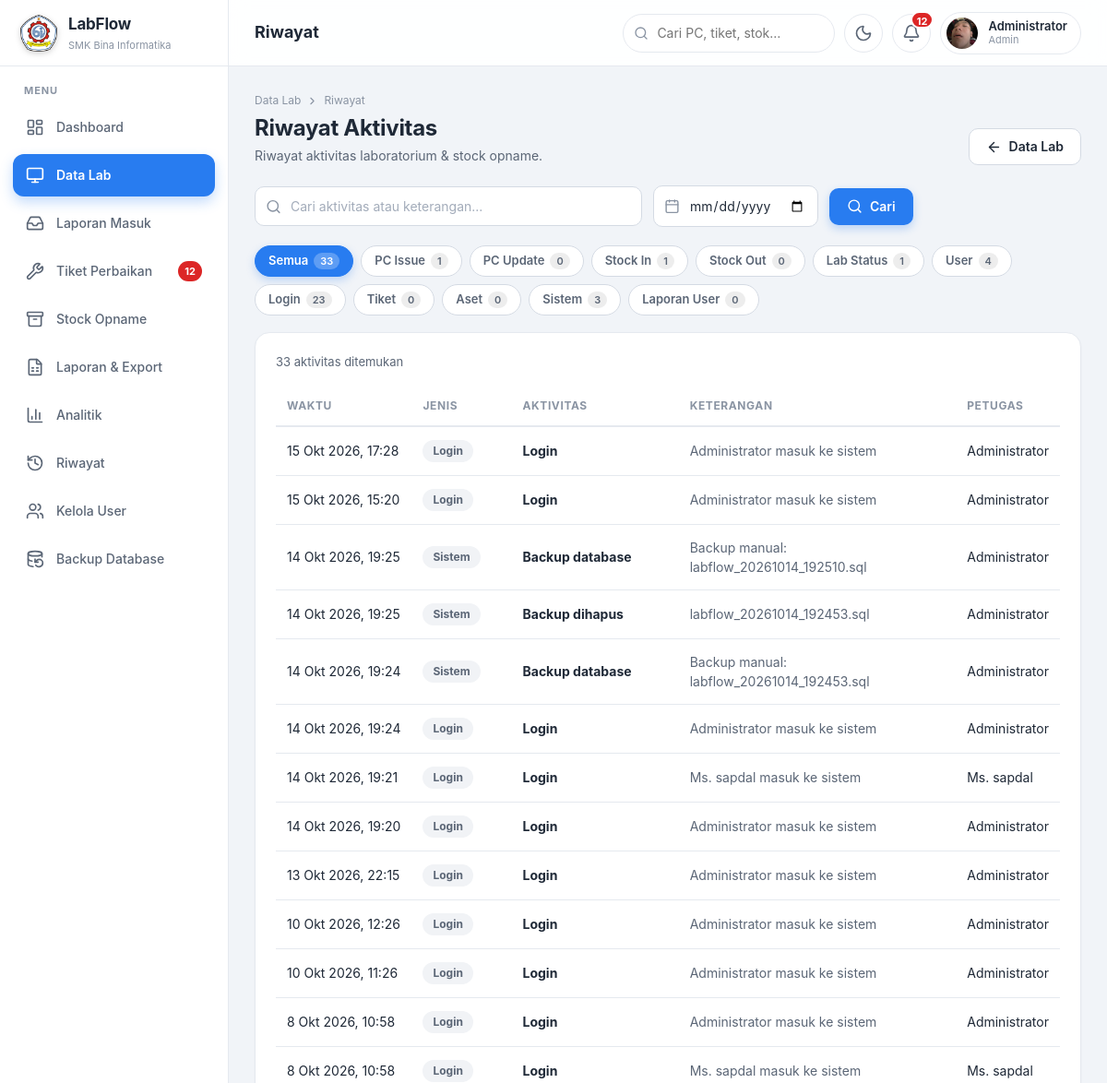
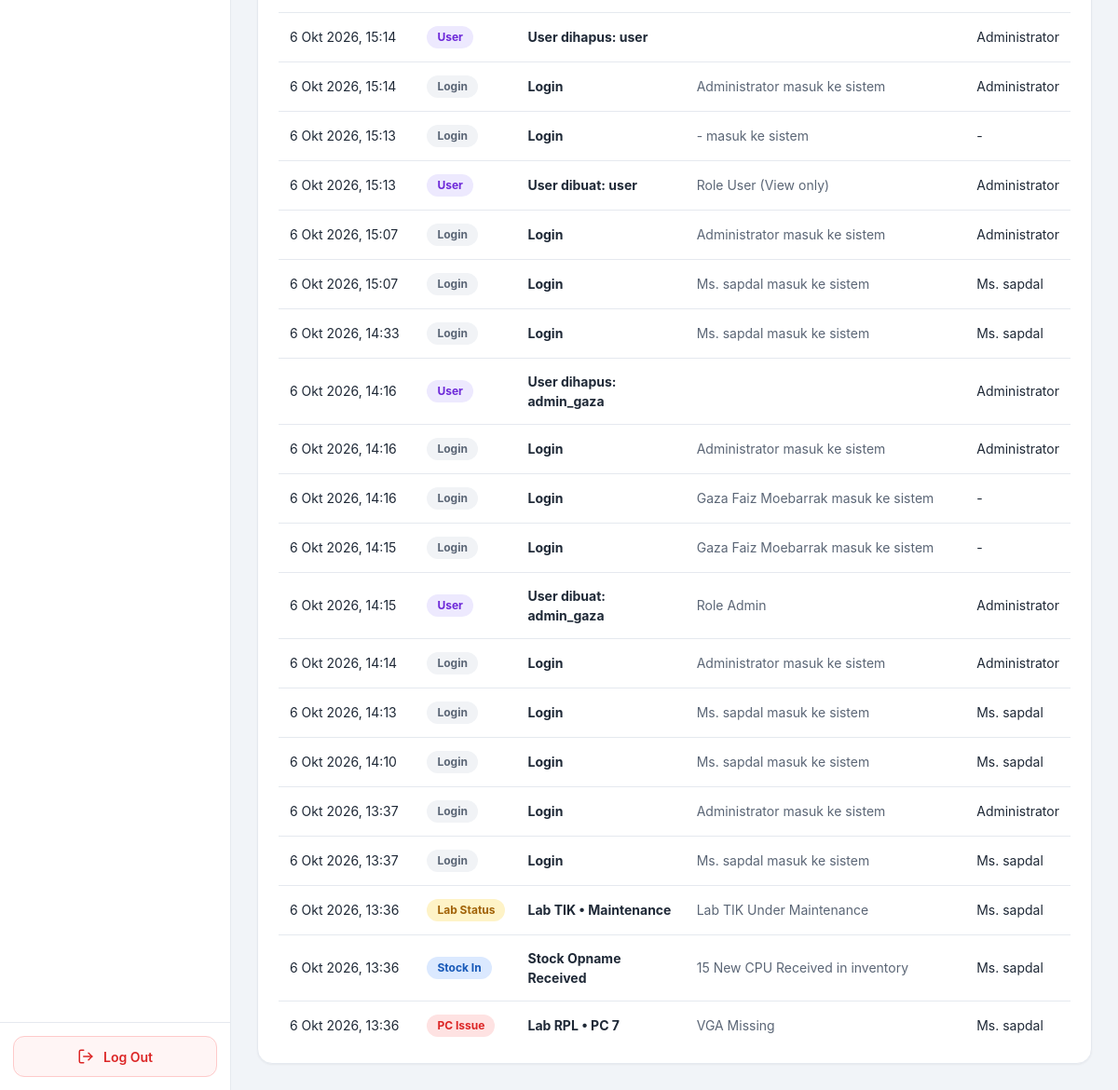
The app's page /history.php (signed in) with its own data (2 pictures, top to bottom).
### tables this page shows
CREATE TABLE `activity_logs` (
  `id` int UNSIGNED NOT NULL,
  `type` enum('pc_issue','pc_update','stock_in','lab_status','login','user_mgmt','stock_out','ticket','asset','system','user_report') NOT NULL,
  `title` varchar(150) NOT NULL,
  `description` varchar(255) DEFAULT NULL,
  `laboratory_id` int UNSIGNED DEFAULT NULL,
  `pc_id` int UNSIGNED DEFAULT NULL,
  `user_id` int UNSIGNED DEFAULT NULL,
  `created_at` datetime NOT NULL DEFAULT CURRENT_TIMESTAMP
);

CREATE TABLE `users` (
  `id` int UNSIGNED NOT NULL,
  `username` varchar(50) NOT NULL,
  `password_hash` varchar(255) NOT NULL,
  `full_name` varchar(100) NOT NULL,
  `role` enum('admin','coordinator','user') NOT NULL DEFAULT 'user',
  `is_active` tinyint(1) NOT NULL DEFAULT '1',
  `avatar` varchar(100) DEFAULT NULL,
  `created_by` int UNSIGNED DEFAULT NULL,
  `last_login` datetime DEFAULT NULL,
  `created_at` timestamp NOT NULL DEFAULT CURRENT_TIMESTAMP
);

### config/auth.php (called while the page is built, shortened)
<?php
require_once __DIR__ . '/koneksi.php';
function e($v): string
{
    return htmlspecialchars((string)$v, ENT_QUOTES, 'UTF-8');
}
function can_edit(): bool
{
    return in_array($_SESSION['role'] ?? '', ['admin', 'coordinator'], true);
}
function role_label(string $r): string
{
    return ['admin' => 'Admin', 'coordinator' => 'Koordinator Lab'][$r] ?? 'User (Lihat & Lapor)';
}
function current_user_name(): string
{
    return $_SESSION['full_name'] ?? 'Guest';
}
function avatar_url(?string $file, string $prefix = ''): ?string
{
    return ($file && preg_match('/^u\d+_[a-f0-9]+\.(jpg|png|webp|gif)$/', $file)) ? $prefix . 'uploads/avatars/' . $file : null;
}

### config/koneksi.php (called while the page is built, shortened)
<?php
function db(): PDO
{
    static $pdo = null;
    if ($pdo === null) {
        $pdo = new PDO(
            'mysql:host=' . DB_HOST . ';dbname=' . DB_NAME . ';charset=utf8mb4',
            DB_USER,
            DB_PASS,
            [
                PDO::MYSQL_ATTR_INIT_COMMAND => "SET NAMES utf8mb4 COLLATE utf8mb4_unicode_ci, time_zone = '" . (new DateTime('now', new DateTimeZone(APP_TZ)))->format('P') . "'",
                PDO::ATTR_ERRMODE            => PDO::ERRMODE_EXCEPTION,
                PDO::ATTR_DEFAULT_FETCH_MODE => PDO::FETCH_ASSOC,
                PDO::ATTR_EMULATE_PREPARES   => false,
            ]
        );
    }
    return $pdo;
}

### history.php (the view, shortened to what this page needs)
<?php
require_once __DIR__ . '/config/layout.php';
$types = [
    'pc_issue'   => 'PC Issue',
    'pc_update'  => 'PC Update',
    'stock_in'   => 'Stock In',
    'stock_out'  => 'Stock Out',
    'lab_status' => 'Lab Status',
    'user_mgmt'  => 'User',
    'login'      => 'Login',
    'ticket'     => 'Tiket',
    'asset'      => 'Aset',
    'system'     => 'Sistem',
    'user_report' => 'Laporan User',
];
$type = isset($types[$_GET['type'] ?? '']) ? $_GET['type'] : 'all';
$q    = trim($_GET['q'] ?? '');
$date = preg_match('/^\d{4}-\d{2}-\d{2}$/', $_GET['date'] ?? '') ? $_GET['date'] : '';
$sql  = 'SELECT a.*, u.full_name FROM activity_logs a LEFT JOIN users u ON u.id = a.user_id WHERE 1=1';
$args = [];
$sql .= ' ORDER BY a.created_at DESC, a.id DESC LIMIT 200';
$s = db()->prepare($sql);
$s->execute($args);
$rows = $s->fetchAll();
$counts = db()->query('SELECT type, COUNT(*) AS n FROM activity_logs GROUP BY type')->fetchAll(PDO::FETCH_KEY_PAIR);
$total  = array_sum($counts);
function hist_url(array $over): string
{
    global $type, $q, $date;
    $p = array_merge(['type' => $type === 'all' ? '' : $type, 'q' => $q, 'date' => $date], $over);
    $p = array_filter($p, fn($v) => $v !== '' && $v !== null);
    return 'history.php' . ($p ? '?' . http_build_query($p) : '');
}
ui_open('Riwayat', 'lab', '', ['history.css'], '<h1>Riwayat</h1>');
?>
            <div class="page-head">
                <div>
                    <div class="crumbs"><a href="data_lab.php">Data Lab</a><i data-lucide="chevron-right"></i><span>Riwayat</span></div>
                    <h1>Riwayat Aktivitas</h1>
                    <p>Riwayat aktivitas laboratorium &amp; stock opname.</p>
                </div>
                <div class="actions">
                    <a class="btn btn-secondary" href="data_lab.php"><i data-lucide="arrow-left"></i> Data Lab</a>
                </div>
            </div>
            <form class="toolbar" method="get" action="history.php">
                <div class="input-icon search">
                    <input type="search" class="input" name="q" value="<?= e($q) ?>" placeholder="Cari aktivitas atau keterangan..." autocomplete="off">
                </div>
                <div class="input-icon">
                    <input type="date" class="input" name="date" value="<?= e($date) ?>" onchange="this.form.submit()" aria-label="Filter tanggal" style="min-width:170px">
                </div>
                <button type="submit" class="btn btn-primary"><i data-lucide="search"></i> Cari</button>
            </form>
            <div class="chips hist-chips" role="group" aria-label="Filter jenis aktivitas">
                <a class="chip<?= $type === 'all' ? ' active' : '' ?>" href="<?= e(hist_url(['type' => ''])) ?>">Semua <span class="n"><?= (int)$total ?></span></a>
                <?php foreach ($types as $k => $label): ?>
                <a class="chip<?= $type === $k ? ' active' : '' ?>" href="<?= e(hist_url(['type' => $k])) ?>"><?= e($label) ?> <span class="n"><?= (int)($counts[$k] ?? 0) ?></span></a>
                <?php endforeach; ?>
            </div>
            <div class="card history-card">
                <div class="result-info">
                    <?= count($rows) ?> aktivitas ditemukan<?= $date ? ' pada <strong>' . e(ui_date($date)) . '</strong>' : '' ?><?= count($rows) >= 200 ? ' (menampilkan 200 terbaru)' : '' ?>
                </div>
                <div class="table-wrap">
                    <table class="table history-table">
                        <thead><tr><th>Waktu</th><th>Jenis</th><th>Aktivitas</th><th>Keterangan</th><th>Petugas</th></tr></thead>
                        <tbody>
                        <?php foreach ($rows as $r): ?>
                            <tr>
                                <td class="nowrap"><?= e(ui_date($r['created_at'], true)) ?></td>
                                <td><span class="tag tag-<?= e($r['type']) ?>"><?= e($types[$r['type']] ?? $r['type']) ?></span></td>
                                <td><strong><?= e($r['title']) ?></strong></td>
                                <td class="soft"><?= e($r['description']) ?></td>
                                <td class="nowrap"><?= e($r['full_name'] ?? '-') ?></td>
                            </tr>
                        <?php endforeach; ?>
                        </tbody>
                    </table>
                </div>
            </div>
<?php
ui_end_content();
ui_scripts('');

### config/layout.php (shortened to what this page needs)
<?php
require_once __DIR__ . '/auth.php';
function ui_asset(string $path, string $base = ''): string
{
    $file = dirname(__DIR__) . '/assets/' . $path;
    return e($base . 'assets/' . $path . '?v=' . (@filemtime($file) ?: 1));
}
function ui_alerts(): array
{
    static $a = null;
    if ($a === null) {
        $a = ['pc_issue' => 0, 'tickets_open' => 0, 'stock_low' => 0, 'reports_new' => 0, 'reports_unseen' => 0];
        try {
            $r = db()->query('SELECT pc_issue, tickets_open, stock_low FROM v_dashboard_stats')->fetch();
            if ($r) {
                $a = array_merge($a, array_map('intval', $r));
            }
        } catch (Throwable $e) {
        }
        try {
            if (can_edit()) {
                $a['reports_new'] = (int)db()->query("SELECT COUNT(*) FROM user_reports WHERE status = 'new'")->fetchColumn();
            } elseif (can_report()) {
                $q = db()->prepare('SELECT COUNT(*) FROM user_reports WHERE reported_by = ? AND reporter_seen = 0');
                $q->execute([$_SESSION['user_id'] ?? 0]);
                $a['reports_unseen'] = (int)$q->fetchColumn();
            }
        } catch (Throwable $e) {
        }
    }
    return $a;
}
function ui_avatar(string $base = ''): string
{
    $u = avatar_url($_SESSION['avatar'] ?? null, $base);
    if ($u) {
        return '<img class="avatar-img" src="' . e($u) . '" alt="" width="34" height="34">';
    }
    $ch = function_exists('mb_substr') ? mb_substr(current_user_name(), 0, 1) : substr(current_user_name(), 0, 1);
    return '<span class="avatar-fallback">' . e(strtoupper($ch)) . '</span>';
}
function ui_logo(string $base = '', int $size = 40): string
{
    if (is_file(dirname(__DIR__) . '/logo-sekolah.png')) {
        return '<img src="' . e($base) . 'logo-sekolah.png" alt="Logo sekolah" style="width:' . $size . 'px;height:' . $size . 'px;object-fit:contain">';
    }
    return '<span class="brand-mark" style="width:' . $size . 'px;height:' . $size . 'px">'
         . '<svg viewBox="0 0 24 24" fill="none" stroke="#fff" stroke-width="2" stroke-linecap="round" stroke-linejoin="round">'
         . '<path d="M10 2v7.5L4.6 18.2A2 2 0 0 0 6.3 21h11.4a2 2 0 0 0 1.7-2.8L14 9.5V2"/><path d="M8.5 2h7"/><path d="M7 15h10"/></svg></span>';
}
function ui_open(string $title, string $active = '', string $base = '', array $css = [], string $left = ''): void
{
    $al     = ui_alerts();
    $bell   = $al['tickets_open'] + $al['stock_low'] + $al['reports_new'] + $al['reports_unseen'];
    $items  = [
        'dashboard' => ['dashboard.php',     'layout-dashboard', 'Dashboard'],
        'lab'       => ['data_lab.php',      'monitor',          'Data Lab'],
    ];
    if (can_edit()) {
        $items['laporan_masuk'] = ['laporan_masuk.php', 'inbox', 'Laporan Masuk'];
    }
    $items += [
        'tiket'     => ['tiket.php',         'wrench',           'Tiket Perbaikan'],
        'stock'     => ['stock_opname.php',  'archive',          'Stock Opname'],
        'laporan'   => ['laporan.php',       'file-spreadsheet', 'Laporan & Export'],
        'analitik'  => ['analitik.php',      'chart-column',     'Analitik'],
        'history'   => ['history.php',       'history',          'Riwayat'],
    ];
    if (is_admin()) {
        $items['users']  = ['users.php',  'users',          'Kelola User'];
        $items['backup'] = ['backup.php', 'database-backup', 'Backup Database'];
    }
    $badges = ['tiket' => $al['tickets_open'], 'stock' => $al['stock_low'],
               'laporan_masuk' => $al['reports_new'], 'laporan_saya' => $al['reports_unseen']];
    ?>
<!DOCTYPE html>
<html lang="id">
<head>
    <link rel="stylesheet" href="<?= ui_asset('css/base.css', $base) ?>">
<?php foreach ($css as $f): ?>
    <link rel="stylesheet" href="<?= ui_asset('css/' . $f, $base) ?>">
<?php endforeach; ?>
</head>
<body>
<div class="app">
    <aside class="sidebar" id="sidebar" aria-label="Menu utama">
        <a class="brand" href="<?= e($base) ?>dashboard.php" aria-label="LabFlow - ke Dashboard">
            <?= ui_logo($base, 40) ?>
            <span class="brand-text"><strong>LabFlow</strong><small>SMK Bina Informatika</small></span>
        </a>
        <nav class="sidebar-menu">
            <div class="menu-label">Menu</div>
<?php foreach ($items as $key => [$href, $icon, $label]): ?>
            <a href="<?= e($base . $href) ?>" class="menu-item<?= $active === $key ? ' active' : '' ?>"<?= $active === $key ? ' aria-current="page"' : '' ?>>
                <i data-lucide="<?= $icon ?>"></i><span><?= e($label) ?></span>
<?php if (!empty($badges[$key])): ?>                <em class="menu-badge"><?= (int)$badges[$key] > 99 ? '99+' : (int)$badges[$key] ?></em>
<?php endif; ?>
            </a>
<?php endforeach; ?>
        </nav>
        <div class="sidebar-bottom">
            <a href="<?= e($base) ?>logout.php" class="logout-btn"><i data-lucide="log-out"></i><span>Log Out</span></a>
        </div>
    </aside>
    <main class="main">
        <header class="topbar">
            <div class="topbar-left">
                <?= $left ?>
            </div>
            <div class="topbar-right">
                <form class="top-search" action="<?= e($base) ?>search.php" method="get" role="search">
                    <input type="search" name="q" placeholder="Cari PC, tiket, stok…" aria-label="Pencarian global" autocomplete="off" value="<?= e($_GET['q'] ?? '') ?>">
                </form>
                <button type="button" class="icon-circle theme-toggle" id="themeToggle" title="Ganti tema terang / gelap" aria-label="Ganti tema terang atau gelap"><i data-lucide="moon" class="moon"></i><i data-lucide="sun" class="sun"></i></button>
                <div class="notif" id="notif">
                    <button type="button" class="icon-circle bell-ring" id="notifBtn" aria-haspopup="true" aria-expanded="false"
                            title="<?= $bell + $al['pc_issue'] ? 'Ada hal yang perlu ditindaklanjuti' : 'Tidak ada peringatan' ?>" aria-label="Notifikasi">
                        <i data-lucide="bell"></i>
                        <?php if ($bell > 0): ?><span class="count"><?= $bell > 99 ? '99+' : $bell ?></span><?php endif; ?>
                    </button>
                </div>
                <a class="profile" href="<?= e($base) ?>profile.php" title="Profil &amp; ganti password">
                    <?= ui_avatar($base) ?>
                    <span class="profile-text">
                        <span class="profile-name"><?= e(current_user_name()) ?></span>
                        <span class="profile-role"><?= e(role_label($_SESSION['role'] ?? 'user')) ?></span>
                    </span>
                </a>
            </div>
        </header>
        <section class="content">
<?php
}
function ui_end_content(): void
{
    echo "        </section>\n    </main>\n</div>\n";
}
function ui_scripts(string $base = '', array $js = []): void
{
    echo "</body>\n</html>\n";
}
function ui_date($ts, bool $withTime = false): string
{
    $t = is_numeric($ts) ? (int)$ts : strtotime((string)$ts);
    $m = ['', 'Jan', 'Feb', 'Mar', 'Apr', 'Mei', 'Jun', 'Jul', 'Agu', 'Sep', 'Okt', 'Nov', 'Des'];
    $s = (int)date('j', $t) . ' ' . $m[(int)date('n', $t)] . ' ' . date('Y', $t);
    return $withTime ? $s . ', ' . date('H:i', $t) : $s;
}

### assets/css/history.css (style rules this page uses)
.hist-chips { margin-bottom: 18px; }
.hist-chips .chip { text-decoration: none; }
.history-card { padding: 8px 22px 14px; }
.result-info { padding: 14px 0 6px; font-size: 13px; color: var(--text-soft); }
.history-table td { font-size: 14px; }
.history-table .nowrap { white-space: nowrap; }
.history-table .soft { color: var(--text-soft); }
.tag-pc_issue { background: var(--red-bg); color: var(--red); }
.tag-stock_in { background: var(--primary-100); color: var(--primary-700); }
.tag-lab_status { background: var(--yellow-bg); color: var(--yellow); }
.tag-user_mgmt { background: var(--purple-bg); color: var(--purple); }
.tag-login { background: var(--gray-bg); color: var(--text-soft); }
.tag-system { background: var(--gray-bg); color: var(--text-soft); }

### records on screen
activity_logs: user "1", id "23", created_at "10 Okt 2026, 11:26", type "Login", title "Login", description "Administrator masuk ke sistem", user.full_name "Administrator"
activity_logs: created_at "15 Okt 2026, 17:28", type "Login", title "Login", description "Administrator masuk ke sistem", user.full_name "Administrator"
activity_logs: created_at "15 Okt 2026, 15:20", type "Login", title "Login", description "Administrator masuk ke sistem", user.full_name "Administrator"
activity_logs: created_at "14 Okt 2026, 19:25", type "Sistem", title "Backup database", description "Backup manual: labflow_20261014_192510.sql", user.full_name "Administrator"
activity_logs: created_at "14 Okt 2026, 19:25", type "Sistem", title "Backup dihapus", description "labflow_20261014_192453.sql", user.full_name "Administrator"
activity_logs: created_at "14 Okt 2026, 19:24", type "Sistem", title "Backup database", description "Backup manual: labflow_20261014_192453.sql", user.full_name "Administrator"
activity_logs: created_at "14 Okt 2026, 19:24", type "Login", title "Login", description "Administrator masuk ke sistem", user.full_name "Administrator"
activity_logs: created_at "14 Okt 2026, 19:21", type "Login", title "Login", description "Ms. sapdal masuk ke sistem", user.full_name "Ms. sapdal"
activity_logs: created_at "14 Okt 2026, 19:20", type "Login", title "Login", description "Administrator masuk ke sistem", user.full_name "Administrator"
activity_logs: created_at "13 Okt 2026, 22:15", type "Login", title "Login", description "Administrator masuk ke sistem", user.full_name "Administrator"
activity_logs: created_at "10 Okt 2026, 12:26", type "Login", title "Login", description "Administrator masuk ke sistem", user.full_name "Administrator"
activity_logs: created_at "8 Okt 2026, 10:58", type "Login", title "Login", description "Administrator masuk ke sistem", user.full_name "Administrator"
activity_logs: created_at "8 Okt 2026, 10:58", type "Login", title "Login", description "Ms. sapdal masuk ke sistem", user.full_name "Ms. sapdal"
activity_logs: created_at "6 Okt 2026, 15:14", type "User", title "User dihapus: user", user.full_name "Administrator"
activity_logs: created_at "6 Okt 2026, 15:14", type "Login", title "Login", description "Administrator masuk ke sistem", user.full_name "Administrator"
activity_logs: created_at "6 Okt 2026, 15:13", type "Login", title "Login", description "- masuk ke sistem", full_name "-"
activity_logs: created_at "6 Okt 2026, 15:13", type "User", title "User dibuat: user", description "Role User (View only)", user.full_name "Administrator"
activity_logs: created_at "6 Okt 2026, 15:07", type "Login", title "Login", description "Administrator masuk ke sistem", user.full_name "Administrator"
activity_logs: created_at "6 Okt 2026, 15:07", type "Login", title "Login", description "Ms. sapdal masuk ke sistem", user.full_name "Ms. sapdal"
activity_logs: created_at "6 Okt 2026, 14:33", type "Login", title "Login", description "Ms. sapdal masuk ke sistem", user.full_name "Ms. sapdal"
activity_logs: created_at "6 Okt 2026, 14:16", type "User", title "User dihapus: admin_gaza", user.full_name "Administrator"
activity_logs: created_at "6 Okt 2026, 14:16", type "Login", title "Login", description "Administrator masuk ke sistem", user.full_name "Administrator"
activity_logs: created_at "6 Okt 2026, 14:16", type "Login", title "Login", description "Gaza Faiz Moebarrak masuk ke sistem", full_name "-"
activity_logs: created_at "6 Okt 2026, 14:15", type "Login", title "Login", description "Gaza Faiz Moebarrak masuk ke sistem", full_name "-"
activity_logs: created_at "6 Okt 2026, 14:15", type "User", title "User dibuat: admin_gaza", description "Role Admin", user.full_name "Administrator"
activity_logs: created_at "6 Okt 2026, 14:14", type "Login", title "Login", description "Administrator masuk ke sistem", user.full_name "Administrator"
activity_logs: created_at "6 Okt 2026, 14:13", type "Login", title "Login", description "Ms. sapdal masuk ke sistem", user.full_name "Ms. sapdal"
activity_logs: created_at "6 Okt 2026, 14:10", type "Login", title "Login", description "Ms. sapdal masuk ke sistem", user.full_name "Ms. sapdal"
activity_logs: created_at "6 Okt 2026, 13:37", type "Login", title "Login", description "Administrator masuk ke sistem", user.full_name "Administrator"
activity_logs: created_at "6 Okt 2026, 13:37", type "Login", title "Login", description "Ms. sapdal masuk ke sistem", user.full_name "Ms. sapdal"
activity_logs: created_at "6 Okt 2026, 13:36", type "Lab Status", title "Lab TIK • Maintenance", description "Lab TIK Under Maintenance", user.full_name "Ms. sapdal"
activity_logs: created_at "6 Okt 2026, 13:36", type "Stock In", title "Stock Opname Received", description "15 New CPU Received in inventory", user.full_name "Ms. sapdal"
activity_logs: created_at "6 Okt 2026, 13:36", type "PC Issue", title "Lab RPL • PC 7", description "VGA Missing", user.full_name "Ms. sapdal"

### other values on screen
$label "Dashboard"
$label "Data Lab"
$label "Laporan Masuk"
$label "Tiket Perbaikan"
$badges[$key] "12"
$label "Stock Opname"
$label "Laporan & Export"
$label "Analitik"
$label "Riwayat"
$label "Kelola User"
$label "Backup Database"
$left "Riwayat"
$bell "12"
current_user_name() "Administrator"
role_label($_SESSION['role'] ?? 'user') "Admin"
